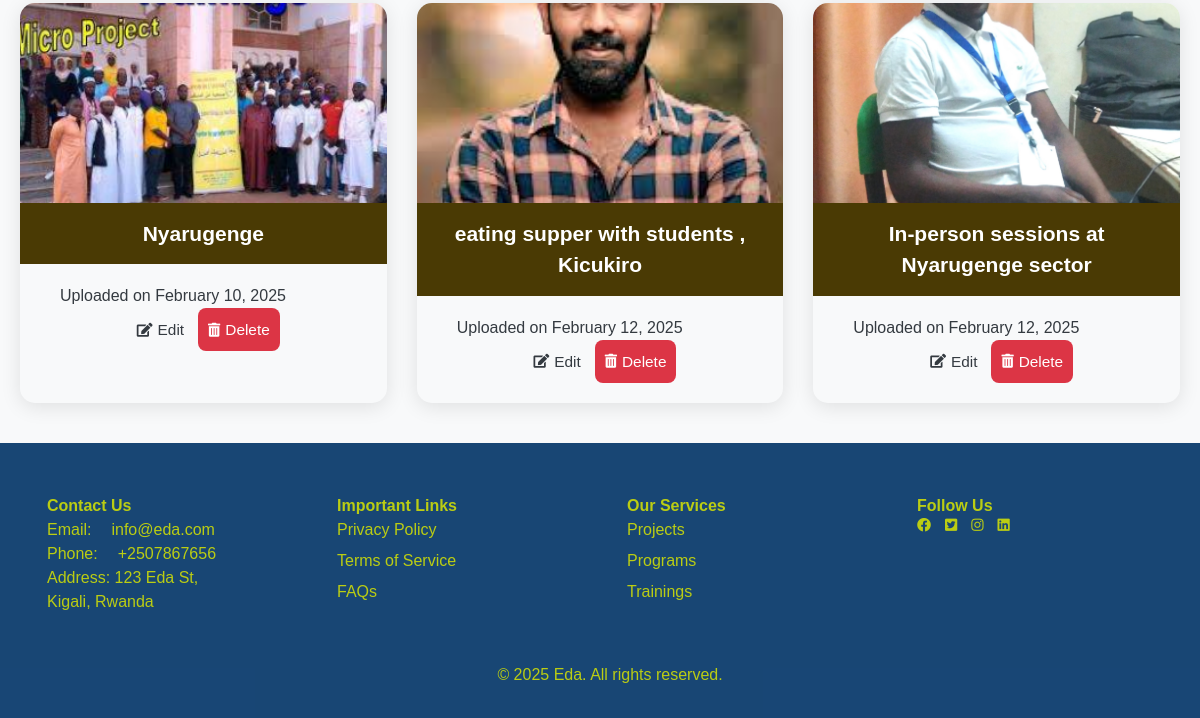
The page /gallery/ (lower part) on the database as committed earlier.
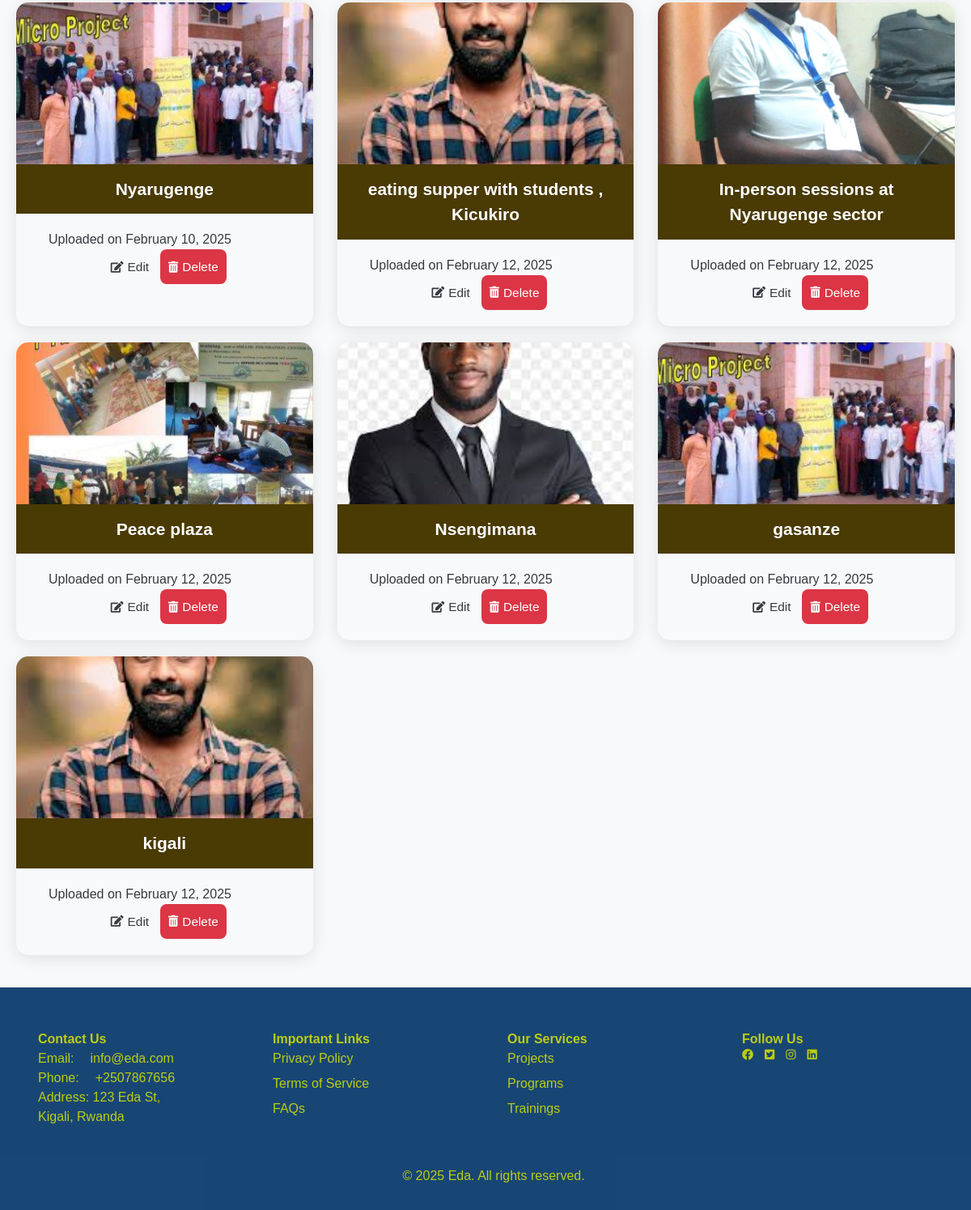
The same page on the database as committed later.
### eda/models.py (models this page shows, shortened)
class gallery(models.Model):
    name = models.CharField(max_length=200)
    image = models.ImageField(upload_to='images/', null=True, blank=True)
    created_at = models.DateTimeField(auto_now_add=True)
    updated_at = models.DateTimeField(auto_now=True)

### eda/views.py (the view)
# urls.py: path('gallery/', views.galleryView, name='gallery'),
def galleryView(request):
    galleries = gallery.objects.all()
    return render(request, 'gallery.html', {'galleries': galleries})

### templates/gallery.html (shortened to what this page needs)
﻿{% extends 'base.html' %}
{% load static %}
{% block content %}
<div class="container mt-5">
    <div class="card-columns">
        {% for item in galleries %}
        <div class="card">
            {% if item.image %}
            <img src="{{ item.image.url }}" class="card-img-top" alt="{{ item.name }}">
            {% endif %}
            <div class="card-header">
                {{ item.name }}
            </div>
            <div class="card-body">
                <p class="card-text">Uploaded on {{ item.created_at|date:"F j, Y" }}</p>
                <div class="text-center">
                    <a href="{% url 'edit_gallery' item.id %}" class="btn btn-warning">
                        <i class="fas fa-edit"></i> Edit
                    </a>
                    <form action="{% url 'delete_gallery' item.id %}" method="post" style="display:inline;">
                        <button type="submit" class="btn btn-danger">
                            <i class="fas fa-trash-alt"></i> Delete
                        </button>
                    </form>
                </div>
            </div>
        </div>
        {% endfor %}
    </div>
</div>
{% endblock %}

Rows that differ between the two databases and show on the page:
added gallery: image (picture), name "Peace plaza", created_at "February 12, 2025"
added gallery: image (picture), name "Nsengimana", created_at "February 12, 2025"
added gallery: image (picture), name "gasanze", created_at "February 12, 2025"
added gallery: image (picture), name "kigali", created_at "February 12, 2025"
